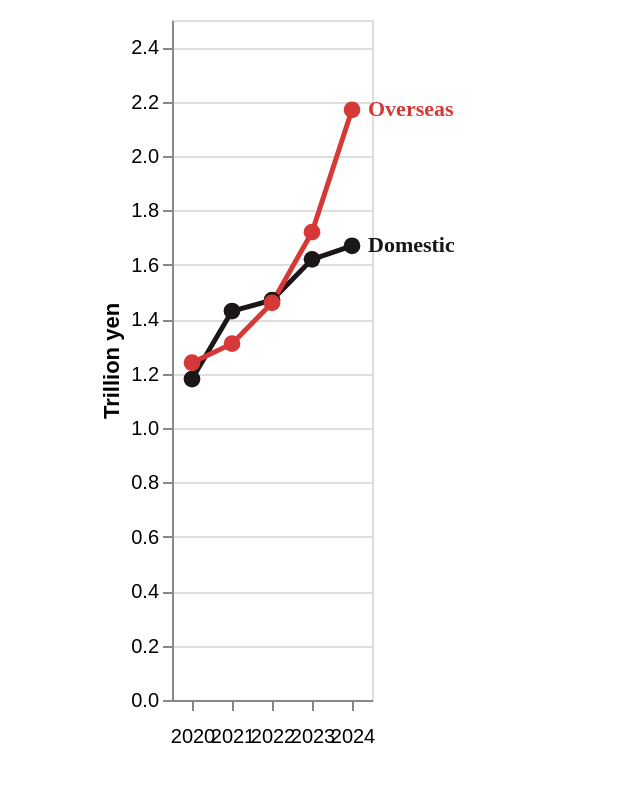

The Vega-Lite source for this figure:
### Vega-Lite specification from a JSON file in a GitHub repository (floating-point values rounded to 4 significant figures)
{"$schema": "https://vega.github.io/schema/vega-lite/v6.json", "description": "Domestic vs overseas anime market revenue, 2020-2024", "width": "container", "height": 340, "padding": {"top": 10, "right": 90, "bottom": 30, "left": 50}, "data": {"values": [{"year": 2020, "segment": "Domestic", "value": 1.18}, {"year": 2021, "segment": "Domestic", "value": 1.43}, {"year": 2022, "segment": "Domestic", "value": 1.47}, {"year": 2023, "segment": "Domestic", "value": 1.62}, {"year": 2024, "segment": "Domestic", "value": 1.67}, {"year": 2020, "segment": "Overseas", "value": 1.24}, {"year": 2021, "segment": "Overseas", "value": 1.31}, {"year": 2022, "segment": "Overseas", "value": 1.46}, {"year": 2023, "segment": "Overseas", "value": 1.72}, {"year": 2024, "segment": "Overseas", "value": 2.17}]}, "encoding": {"x": {"field": "year", "type": "ordinal", "title": null, "axis": {"labelAngle": 0, "labelPadding": 8}}, "y": {"field": "value", "type": "quantitative", "title": "Trillion yen", "scale": {"domain": [0, 2.5]}}, "color": {"field": "segment", "type": "nominal", "scale": {"domain": ["Domestic", "Overseas"], "range": ["#1A1716", "#D63838"]}, "legend": null}}, "layer": [{"mark": {"type": "line", "strokeWidth": 2.5, "point": {"filled": true, "size": 70}}}, {"mark": {"type": "text", "align": "left", "dx": 8, "fontSize": 11, "font": "Manrope", "fontWeight": 600}, "encoding": {"text": {"field": "segment"}, "x": {"field": "year", "type": "ordinal", "aggregate": "max"}, "y": {"field": "value", "type": "quantitative", "aggregate": {"argmax": "year"}}}}]}
